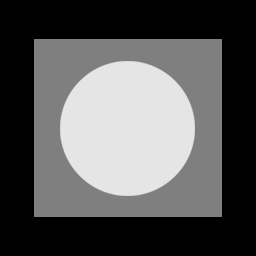
#> input picture Lab2/images/test_pattern.tif, 256 x 256 px
$ jupyter execute CV_LAB_TWO.ipynb   (older library calls are emulated)
#> lines starting #> are read from the running program, lines starting #| are printed output that depends on the picture
[cell 1]
import cv2
import numpy as np
import matplotlib.pyplot as plt

image = cv2.imread('./images/test_pattern.tif')
#> image is the input picture: shape (256, 256, 3); min 0, max 229, mean 87.1

## Define a function that takes image as input and returns its pixel and count values

[cell 2]
def hist_values(img):
    pixel_intensity = []
    if len(img.shape) > 2: #for  color image
        for i in range(img.shape[2]):
            for j in range(img.shape[0]):
                for k in range(img.shape[1]):
                    pixel_intensity.append(img[j][k][i])
#> after the loop, pixel_intensity = 196608 items
    else: #for grayscale image
        for i in range(img.shape[0]):
            for j in range(img.shape[1]):
                pixel_intensity.append(img[i][j])

    pixel, count = np.unique(pixel_intensity, return_counts = True)
#> pixel = 52 values from 0 to 229; count = 52 values, max 96216 at index 0, min 12 at index 42, mean 3780.9
    return pixel, count

## Plot the Histogram

[cell 3]
pixel_val, frequency = hist_values(image)
#> pixel_val = 52 values from 0 to 229; frequency has the same summary as count in hist_values
plt.bar(pixel_val, frequency)
plt.xlabel('Intensity')
plt.ylabel('Frequency')
plt.title('Histogram')
plt.show()
#> figure, not shown here; tallest bar 96216 high, from x = -0.4 to 0.4

## Show original image

[cell 4]
image_rgb = cv2.cvtColor(image, cv2.COLOR_BGR2RGB)
plt.imshow(image_rgb)

## Calculate size of an image and verify it from histogram using count values

[cell 5]
print("Size:", image.size)
#| Size: 196608
print("Counts:", sum(frequency))
#| Counts: 196608

## Gaussian distribution

[cell 6]
gaussian_noise = np.random.normal(0, 20, image.shape)

[cell 7]
norm_gnoise = cv2.normalize(gaussian_noise, None, 0, 255, cv2.NORM_MINMAX, cv2.CV_32F)

[cell 8]
new_gnoise = norm_gnoise.astype(np.uint8)

[cell 9]
cv2.imshow('new gnoise', new_gnoise)
cv2.waitKey(0)
cv2.destroyAllWindows()

[cell 10]
pixels,counts = hist_values(new_gnoise)
#> pixels = 229 values from 0 to 255

[cell 11]
plt.bar(pixels, counts)
plt.xlabel('Pixel')
plt.ylabel('Frequency')
plt.show()
#> figure, not shown here; tallest bar 2864 high, from x = 130.6 to 131.4

## Uniform Distribution

[cell 12]
uniform_noise = np.random.uniform(0, 100, image.shape)

[cell 13]
cv2.imshow('uniform', uniform_noise)
cv2.waitKey(0)
cv2.destroyAllWindows()

[cell 14]
norm_uniform = cv2.normalize(uniform_noise, None, 0, 255, cv2.NORM_MINMAX, cv2.CV_32F)
new_uniform = norm_uniform.astype(np.uint8)
pixel, count = hist_values(new_uniform)
#> pixel = 255 values from 0 to 254

[cell 15]
plt.bar(pixel, count)
plt.xlabel('Pixel')
plt.ylabel('Frequency')
plt.show()
#> figure, not shown here; tallest bar 850 high, from x = 168.6 to 169.4

## Rayleigh Distribution

[cell 16]
rayleigh_noise = np.random.rayleigh(10, image.shape)

[cell 17]
cv2.imshow('Rayleigh', rayleigh_noise)
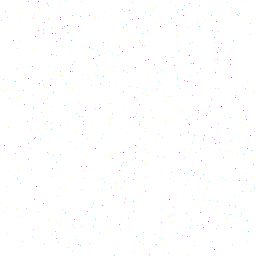
#> window 'Rayleigh': shape (256, 256, 3); mean B, G, R 254.6, 254.5, 254.6
cv2.waitKey(0)
cv2.destroyAllWindows()

[cell 18]
norm_rayleigh = cv2.normalize(rayleigh_noise, None, 0, 255, cv2.NORM_MINMAX, cv2.CV_32F)
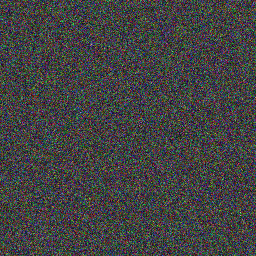
#> rayleigh_noise: shape (256, 256, 3) float64; mean of channels 0, 1, 2 12.6, 12.5, 12.5; drawn with min black and max white
new_rayleigh = norm_rayleigh.astype(np.uint8)
pixel, count = hist_values(new_rayleigh)
#> pixel = 241 values from 0 to 254

[cell 19]
plt.bar(pixel, count)
plt.xlabel('Pixel')
plt.ylabel('Frequency')
plt.show()
#> figure, not shown here; tallest bar 2313 high, from x = 52.6 to 53.4

## Exponential Distribution

[cell 20]
exponentail_noise = np.random.exponential(10, image.shape)

[cell 21]
cv2.imshow('Rayleigh', rayleigh_noise)
cv2.waitKey(0)
cv2.destroyAllWindows()

[cell 22]
norm_exponential = cv2.normalize(exponentail_noise, None, 0, 255, cv2.NORM_MINMAX, cv2.CV_32F)
new_exponential = norm_exponential.astype(np.uint8)
pixel, count = hist_values(new_exponential)
#> pixel = 171 values from 0 to 255
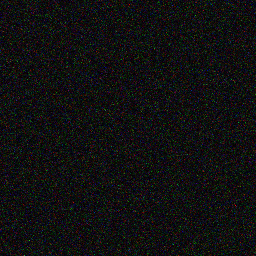
#> new_exponential: shape (256, 256, 3); mean of channels 0, 1, 2 16.5, 16.4, 16.5; drawn as B, G, R

[cell 23]
plt.bar(pixel, count)
plt.xlabel('Pixel')
plt.ylabel('Frequency')
plt.show()
#> figure, not shown here; tallest bar 11026 high, from x = -0.4 to 0.4

## Generation of noisy image caused by Gaussian noise

[cell 24]
gnoisy_image = image + gaussian_noise
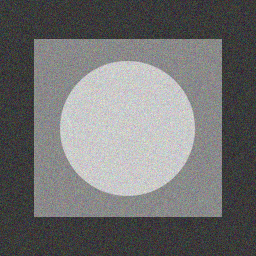
#> gnoisy_image: shape (256, 256, 3) float64; mean B, G, R 87.1, 87.2, 87.2; drawn with min black and max white

[cell 25]
norm_gnoisy_image = cv2.normalize(gnoisy_image, None, 0, 255, cv2.NORM_MINMAX, cv2.CV_32F)
new_gnoisy_image = norm_gnoisy_image.astype(np.uint8)
pixel, count = hist_values(new_gnoisy_image)
#> pixel = 244 values from 0 to 255; count = 244 values, max 3139 at index 48, min 1 at index 1, mean 805.8

[cell 26]
plt.bar(pixel, count)
plt.xlabel('Pixel')
plt.ylabel('Frequency')
plt.show()
#> figure, not shown here; tallest bar 3139 high, from x = 55.6 to 56.4

[cell 27]
cv2.imshow('noisy image', new_gnoisy_image)
cv2.waitKey(0)
cv2.destroyAllWindows()

## Generation of noisy image caused by Uniform noise

[cell 28]
unoisy_image = image + uniform_noise
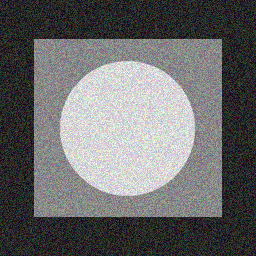
#> unoisy_image: shape (256, 256, 3) float64; mean B, G, R 137.2, 136.8, 136.8; drawn with min black and max white

[cell 29]
norm_unoisy_image = cv2.normalize(unoisy_image, None, 0, 255, cv2.NORM_MINMAX, cv2.CV_32F)
new_unoisy_image = norm_unoisy_image.astype(np.uint8)
pixel, count = hist_values(new_unoisy_image)
#> pixel = 236 values from 0 to 255; count = 236 values, max 1314 at index 46, min 1 at index 235, mean 833.1

[cell 30]
plt.bar(pixel, count)
plt.xlabel('Pixel')
plt.ylabel('Frequency')
plt.show()
#> figure, not shown here; tallest bar 1314 high, from x = 45.6 to 46.4

[cell 31]
cv2.imshow('noisy image', new_unoisy_image)
cv2.waitKey(0)
cv2.destroyAllWindows()

## Generation of noisy image caused by Rayleigh noise

[cell 32]
rnoisy_image = image + rayleigh_noise

[cell 33]
norm_rnoisy_image = cv2.normalize(rnoisy_image, None, 0, 255, cv2.NORM_MINMAX, cv2.CV_32F)
new_rnoisy_image = norm_rnoisy_image.astype(np.uint8)
pixel, count = hist_values(new_rnoisy_image)
#> pixel = 183 values from 0 to 255; count = 183 values, max 6321 at index 9, min 1 at index 41, mean 1074.4

[cell 34]
plt.bar(pixel, count)
plt.xlabel('Pixel')
plt.ylabel('Frequency')
plt.show()
#> figure, not shown here; tallest bar 6321 high, from x = 8.6 to 9.4

[cell 35]
cv2.imshow('noisy image', new_rnoisy_image)
cv2.waitKey(0)
cv2.destroyAllWindows()

## Generation of noisy image caused by Exponential noise

[cell 36]
enoisy_image = image + exponentail_noise
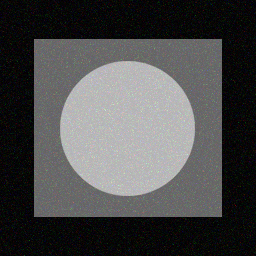
#> enoisy_image: shape (256, 256, 3) float64; mean B, G, R 97.2, 97.1, 97.1; drawn with min black and max white

[cell 37]
norm_enoisy_image = cv2.normalize(enoisy_image, None, 0, 255, cv2.NORM_MINMAX, cv2.CV_32F)
new_enoisy_image = norm_enoisy_image.astype(np.uint8)
pixel, count = hist_values(new_enoisy_image)
#> pixel = 228 values from 0 to 255; count = 228 values, max 11530 at index 0, min 1 at index 66, mean 862.3

[cell 38]
plt.bar(pixel, count)
plt.xlabel('Pixel')
plt.ylabel('Frequency')
plt.show()
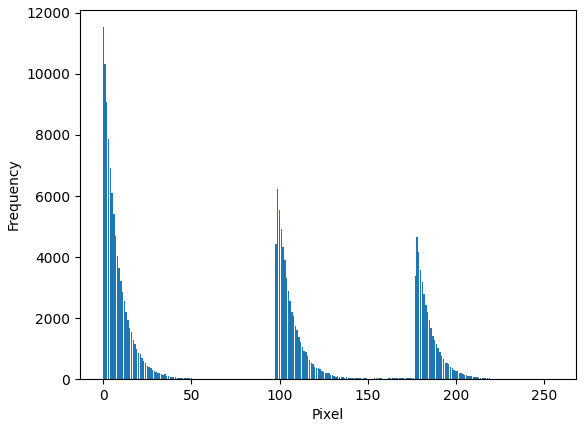
#> figure drawn by matplotlib, 1 panel; tallest bar 11530 high, from x = -0.4 to 0.4

[cell 39]
cv2.imshow('noisy image', new_rnoisy_image)
cv2.waitKey(0)
cv2.destroyAllWindows()

## Filtering the images

[cell 40]
hypothetical_array = np.random.randint(0, 10, size=(7, 7))

[cell 41]
filter_array = np.ones((3, 3), dtype=np.float32)

[cell 42]
hypothetical_array = hypothetical_array.astype(np.float32)
convolved_array = cv2.filter2D(hypothetical_array, -1, filter_array, borderType=cv2.BORDER_ISOLATED)

[cell 43]
hypothetical_array

[cell 44]
convolved_array

## Filter with different combination of 1's and 0's

[cell 45]
filter_array[0][0], filter_array[0][2], filter_array[2][0], filter_array[2][2] = 0, 0, 0, 0

[cell 46]
hypothetical_array = hypothetical_array.astype(np.float32)
convolved_array = cv2.filter2D(hypothetical_array, -1, filter_array, borderType=cv2.BORDER_ISOLATED)

[cell 47]
filter_array

[cell 48]
convolved_array

## Another filter with different combination of 1's and 0's

[cell 49]
filter_array[1][1] = 0

[cell 50]
hypothetical_array = hypothetical_array.astype(np.float32)
convolved_array = cv2.filter2D(hypothetical_array, -1, filter_array, borderType=cv2.BORDER_ISOLATED)

[cell 51]
filter_array

[cell 52]
convolved_array

## Gaussaian Kernel of 3x3 size

[cell 53]
gaussian_kernel = cv2.getGaussianKernel(3,0)
gaussian_kernel_2d = np.multiply(gaussian_kernel, gaussian_kernel.transpose())

[cell 54]
gaussian_kernel_2d

[cell 55]
hypothetical_array = hypothetical_array.astype(np.float32)
convolved_array = cv2.filter2D(hypothetical_array, -1, gaussian_kernel_2d, borderType=cv2.BORDER_ISOLATED)

[cell 56]
convolved_array

## Blurring image using box filter

[cell 57]
unblurred_img = cv2.imread('./images/unblurred_pattern.tif')
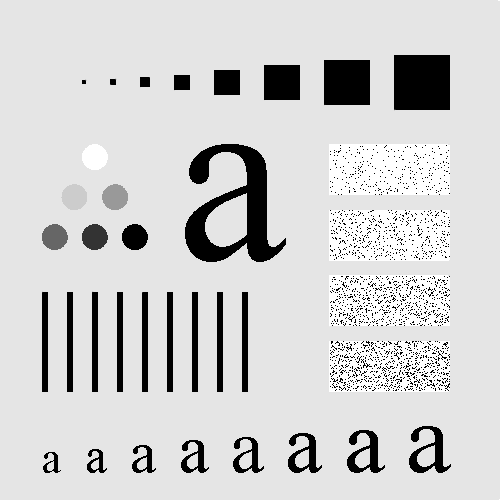
#> input picture Lab2/images/unblurred_pattern.tif, 500 x 500 px
#> unblurred_img is the input picture: shape (500, 500, 3); min 0, max 255, mean 207.4
unblurred_img_rgb = cv2.cvtColor(unblurred_img, cv2.COLOR_BGR2RGB)
box_filtered = cv2.boxFilter(unblurred_img_rgb, -1, ksize=(21,21))

[cell 58]
plt.imshow(unblurred_img)
plt.title('Unblurred image')

[cell 59]
plt.imshow(box_filtered)
plt.title('Box Filtered Image')

## Blurring image using gaussian blur filter

[cell 60]
unblurred_img = cv2.imread('./images/unblurred_pattern.tif')
unblurred_img_rgb = cv2.cvtColor(unblurred_img, cv2.COLOR_BGR2RGB)
gaussian_filtered = cv2.GaussianBlur(unblurred_img, (21,21), 20)

[cell 61]
plt.imshow(gaussian_filtered)
plt.title('Gaussian Blurred image')

## Blurring Image Using Median Filter

[cell 62]
unblurred_img = cv2.imread('./images/noisy_pattern.tif')
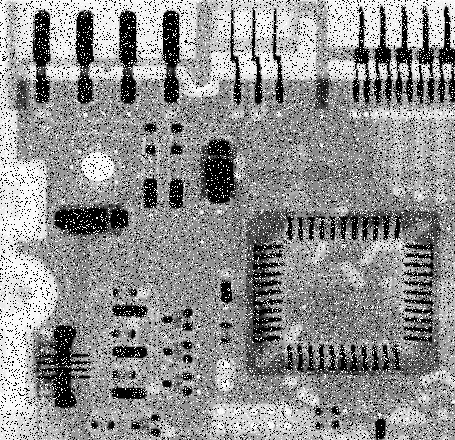
#> input picture Lab2/images/noisy_pattern.tif, 455 x 440 px
#> unblurred_img is the input picture: shape (440, 455, 3); min 0, max 255, mean 144.1
median_blurred = cv2.medianBlur(unblurred_img, 3)
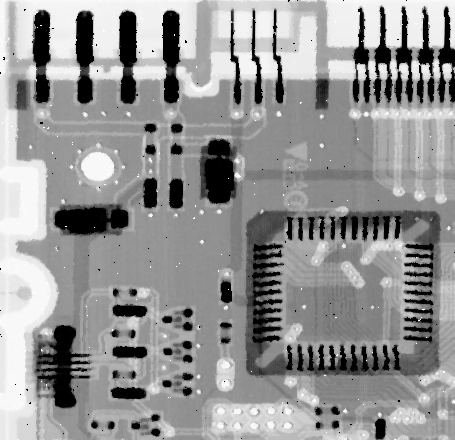
#> median_blurred: shape (440, 455, 3); min 0, max 255, mean 148.2
